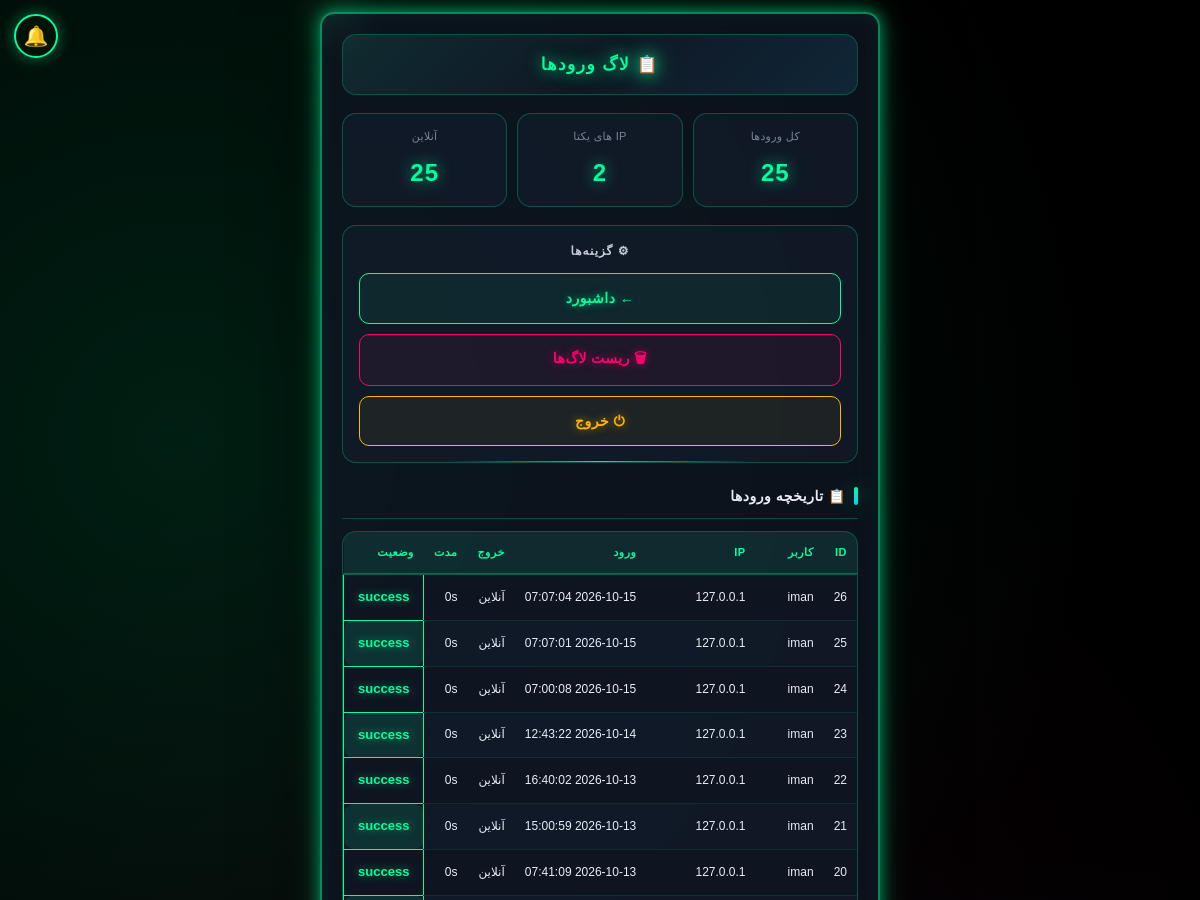
/admin/logs (signed in, upper part), run on an earlier commit of the app's database.
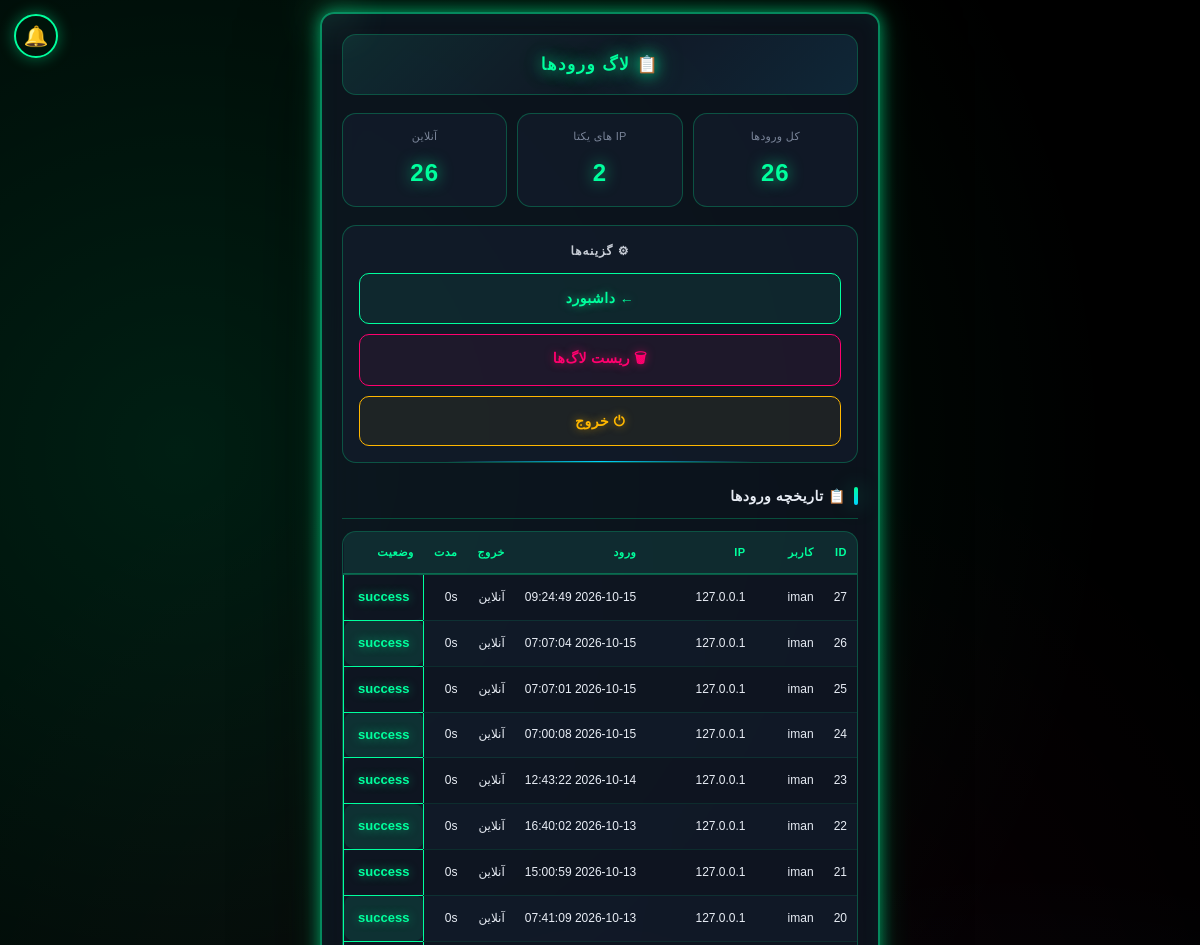
And on a later commit of the database.
### tables this page shows
CREATE TABLE login_logs (
        id INTEGER PRIMARY KEY AUTOINCREMENT,
        user_id INTEGER, username TEXT, ip TEXT, user_agent TEXT,
        login_time TIMESTAMP DEFAULT CURRENT_TIMESTAMP,
        logout_time TIMESTAMP, duration_seconds INTEGER DEFAULT 0,
        status TEXT DEFAULT 'success');

### app.py (the view)
@app.route("/admin/logs")
@admin_required
def admin_logs():
    return render_template("admin_logs.html",
        logs=get_all_logins(200),
        stats=get_login_stats())

### app.py (called while the page is built)
@app.context_processor
def inject_global_settings():
    try:
        if session.get("is_admin"):
            s = get_admin_settings()
        elif session.get("user_id"):
            s = get_user_settings(session["user_id"])
        else:
            s = {"avatar": None, "bg": None, "theme": "neon"}
    except Exception:
        s = {"avatar": None, "bg": None, "theme": "neon"}
    return {"current_settings": s}

@app.after_request
def _security_headers(response):
    if response.content_type and 'text/html' in response.content_type:
        response.headers["Cache-Control"] = "no-store, no-cache, must-revalidate, max-age=0"
        response.headers["Pragma"] = "no-cache"
        response.headers["Expires"] = "0"
    """هدرهای امنیتی"""
    response.headers["X-Content-Type-Options"] = "nosniff"
    response.headers["X-Frame-Options"] = "SAMEORIGIN"
    response.headers["X-XSS-Protection"] = "1; mode=block"
    response.headers["Referrer-Policy"] = "no-referrer"
    response.headers["Permissions-Policy"] = "geolocation=(), microphone=(), camera=()"
    return response

def admin_required(f):
    @wraps(f)
    def decorated(*args, **kwargs):
        if session.get("user_id"):
            session.clear()
            return redirect(url_for("admin_login"))
        if not session.get("is_admin"):
            return redirect(url_for("admin_login"))
        return f(*args, **kwargs)
    return decorated

### database.py (called while the page is built, shortened)
def get_all_logins(limit=200):
    conn = sqlite3.connect(DB_PATH)
    c = conn.cursor()
    c.execute("SELECT * FROM login_logs ORDER BY id DESC LIMIT ?", (limit,))
    rows = c.fetchall()
    conn.close()
    return rows

def get_login_stats():
    conn = sqlite3.connect(DB_PATH)
    c = conn.cursor()
    c.execute("SELECT COUNT(*) FROM login_logs")
    total = c.fetchone()[0]
    c.execute("SELECT COUNT(DISTINCT ip) FROM login_logs")
    unique_ips = c.fetchone()[0]
    c.execute("SELECT COUNT(*) FROM login_logs WHERE logout_time IS NULL")
    online = c.fetchone()[0]
    conn.close()
    return {"total": total, "unique_ips": unique_ips, "online": online}

def get_user_settings(user_id):
    import time
    now = time.time()
    if user_id in _SETTINGS_CACHE and (now - _SETTINGS_CACHE_TIME.get(user_id, 0)) < 60:
        return _SETTINGS_CACHE[user_id]

def get_admin_settings():
    return get_user_settings(ADMIN_ID)

### templates/admin_logs.html (shortened to what this page needs)
<!DOCTYPE html>
<html lang="fa" dir="rtl">
<head>
    <link rel="stylesheet" href="/static/style.css">
<link href="https://cdn.jsdelivr.net/gh/rastikerdar/vazirmatn@v33.003/Vazirmatn-font-face.css" rel="stylesheet">
<link rel="stylesheet" href="/static/scroll-fix.css"></head>
<body class="matrix-bg">
    <div class="container">
        <div class="header-bar">
            <div class="header-title">📋 لاگ ورودها</div>
        </div>
        <div class="stats">
            <div class="stat-box">
                <span class="stat-label">کل ورودها</span>
                <span class="stat-value">{{ stats.total }}</span>
            </div>
            <div class="stat-box">
                <span class="stat-label">IP های یکتا</span>
                <span class="stat-value">{{ stats.unique_ips }}</span>
            </div>
            <div class="stat-box">
                <span class="stat-label">آنلاین</span>
                <span class="stat-value">{{ stats.online }}</span>
            </div>
        </div>
        <div class="footer-box">
            <div class="footer-title">⚙ گزینه‌ها</div>
            <div class="footer-actions">
                <a href="/admin/dashboard" class="btn-nav">← داشبورد</a>
                <button type="button" class="btn-reset" onclick="openClearModal()">🗑 ریست لاگ‌ها</button>
                <a href="/admin/logout" class="btn-nav btn-logout">⏻ خروج</a>
            </div>
        </div>
        <h2>📋 تاریخچه ورودها</h2>
        <div class="table-wrap">
            <table>
                <tr>
                    <th>ID</th>
                    <th>کاربر</th>
                    <th>IP</th>
                    <th>ورود</th>
                    <th>خروج</th>
                    <th>مدت</th>
                    <th>وضعیت</th>
                </tr>
                {% for row in logs %}
                <tr>
                    <td>{{ row[0] }}</td>
                    <td>{{ row[2] }}</td>
                    <td>{{ row[3] }}</td>
                    <td>{{ row[5] }}</td>
                    <td>{{ row[6] or 'آنلاین' }}</td>
                    <td>{{ row[7] }}s</td>
                    <td class="{{ 'success' if row[8]=='success' else 'error' }}">{{ row[8] }}</td>
                </tr>
                {% endfor %}
            </table>
        </div>
    </div>
{% include "_global_bg.html" %}
<a href="#" id="notifBellLink" class="notif-bell" title="اعلان‌ها">
🔔
</a>
</body>
</html>

### templates/_global_bg.html (shortened to what this page needs)
<link rel="stylesheet" href="/static/app-feel.css">

### static/scroll-fix.css (style rules this page uses)
html { overflow-x:hidden!important;overflow-y:scroll!important;height:auto!important;max-height:none!important;min-height:100%!important }
body { overflow-x:clip!important;overflow-y:visible!important;height:auto!important;max-height:none!important;min-height:100vh!important;position:relative!important }
.container,.container-fluid,.wrap,main,.content,#app,#root { overflow:visible!important;overflow-y:visible!important;height:auto!important;max-height:none!important;padding-bottom:120px!important;margin-bottom:0!important }
body::before,body::after { pointer-events:none!important }

### static/app-feel.css (style rules this page uses)
* { -webkit-tap-highlight-color:transparent;-webkit-touch-callout:none }
html,body { overscroll-behavior:none;-webkit-overflow-scrolling:touch }
body { user-select:none;-webkit-user-select:none }
button,a.btn,.ni,.tab,.cat,.main-cat,.prod,.shop,.cart { transition:transform .15s ease,box-shadow .3s ease; }
.page-fade { animation:pageFade .3s ease-out }

### templates/admin_logs.html (style rules this page uses)
body,input,textarea,button,select { font-family:"Vazirmatn","Segoe UI",Tahoma,sans-serif !important; }

What changed in the data, as far as the page shows it:
added login_logs: id "27", username "iman", ip "127.0.0.1", login_time "2026-10-15 09:24:49", row "آنلاین", duration_seconds "0", status "success"
Also different on the page:
{{ stats.total }}: "25" → "26"
{{ stats.online }}: "25" → "26"
